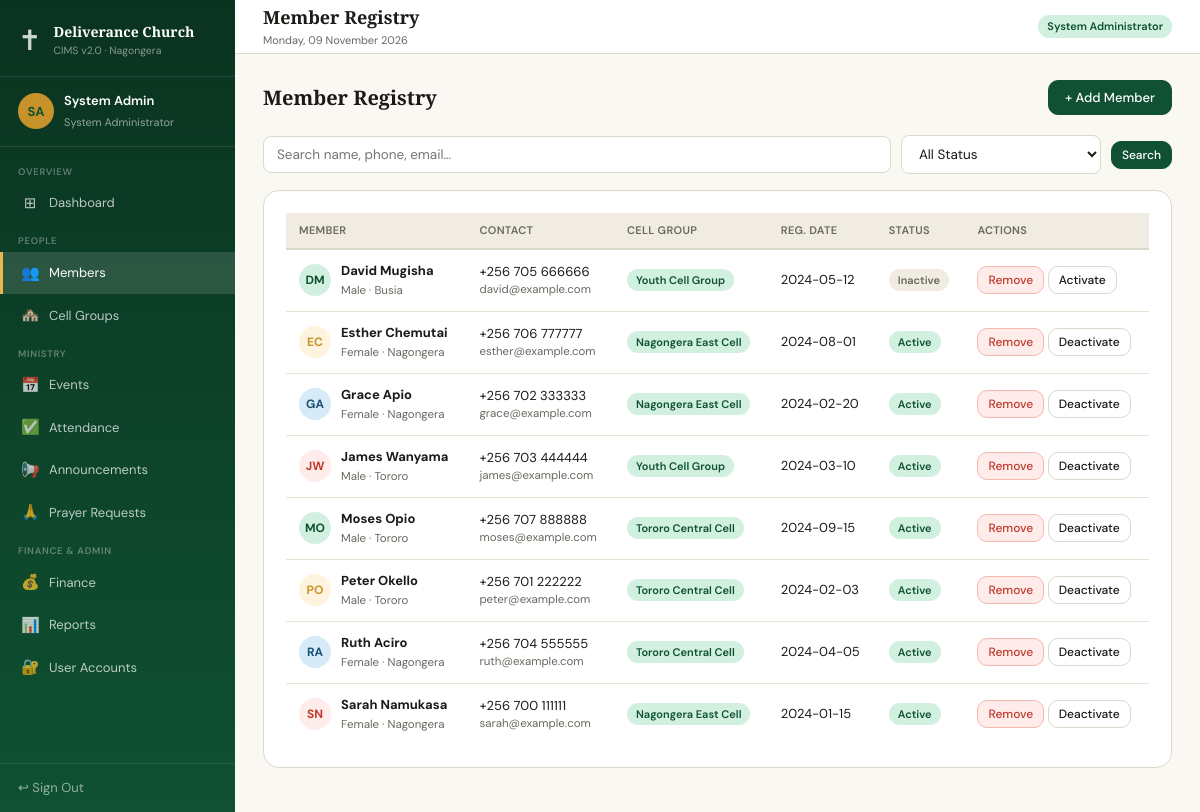
Page /pages/members.php (signed in) on the committed database.
### tables this page shows
CREATE TABLE members (
    id INT AUTO_INCREMENT PRIMARY KEY,
    first_name VARCHAR(60) NOT NULL,
    last_name VARCHAR(60) NOT NULL,
    phone VARCHAR(30),
    email VARCHAR(100),
    date_of_birth DATE,
    gender ENUM('Male','Female','Other'),
    address VARCHAR(200),
    group_id INT,
    registration_date DATE NOT NULL DEFAULT (CURRENT_DATE),
    status ENUM('Active','Inactive') NOT NULL DEFAULT 'Active',
    notes TEXT,
    created_at TIMESTAMP DEFAULT CURRENT_TIMESTAMP,
    FOREIGN KEY (group_id) REFERENCES cell_groups(id) ON DELETE SET NULL
);

CREATE TABLE cell_groups (
    id INT AUTO_INCREMENT PRIMARY KEY,
    name VARCHAR(100) NOT NULL,
    leader_id INT,
    meeting_day VARCHAR(20),
    meeting_location VARCHAR(150),
    created_at TIMESTAMP DEFAULT CURRENT_TIMESTAMP
);

### includes/auth.php (called while the page is built, shortened)
<?php
function isLoggedIn(): bool {
    return isset($_SESSION['user_id']);
}
function hasRole(array $roles): bool {
    return isLoggedIn() && in_array($_SESSION['role'], $roles, true);
}

### pages/members.php (the view, shortened to what this page needs)
<?php
require_once __DIR__ . '/../config/db.php';
require_once __DIR__ . '/../includes/header.php';
$search  = trim($_GET['q'] ?? '');
$status  = $_GET['status'] ?? 'all';
$where = '1=1';
$params = [];
$members = $pdo->prepare("SELECT m.*, cg.name AS group_name FROM members m LEFT JOIN cell_groups cg ON m.group_id=cg.id WHERE $where ORDER BY m.first_name");
$members->execute($params);
$members = $members->fetchAll();
$avColors = ['av-g','av-gold','av-b','av-r'];
?>
<div class="page-header">
  <h3>Member Registry</h3>
  <button class="btn btn-primary" onclick="openModal('memberModal')">+ Add Member</button>
</div>
<form method="GET" class="search-row">
  <input type="text" name="q" class="form-control" placeholder="Search name, phone, email…" value="<?= htmlspecialchars($search) ?>">
  <select name="status" class="form-control" style="max-width:160px">
    <option value="all" <?= $status==='all'?'selected':'' ?>>All Status</option>
  </select>
  <button type="submit" class="btn btn-primary btn-sm">Search</button>
</form>
<div class="card">
  <div class="tbl-wrap">
    <table>
      <thead>
        <tr><th>Member</th><th>Contact</th><th>Cell Group</th><th>Reg. Date</th><th>Status</th>
        <?php if(hasRole(['System Administrator'])): ?><th>Actions</th><?php endif; ?></tr>
      </thead>
      <tbody>
        <?php foreach ($members as $i => $m): ?>
          <tr>
            <td>
              <div class="member-cell">
                <div class="av <?= $avColors[$i%4] ?>"><?= strtoupper(substr($m['first_name'],0,1).substr($m['last_name'],0,1)) ?></div>
                <div class="member-info">
                  <strong><?= htmlspecialchars($m['first_name'].' '.$m['last_name']) ?></strong>
                  <span><?= htmlspecialchars($m['gender']??'') ?> · <?= htmlspecialchars($m['address']??'') ?></span>
                </div>
              </div>
            </td>
            <td>
              <div><?= htmlspecialchars($m['phone']??'—') ?></div>
              <div style="font-size:11.5px;color:var(--ink-lt)"><?= htmlspecialchars($m['email']??'—') ?></div>
            </td>
            <td><span class="badge b-green"><?= htmlspecialchars($m['group_name']??'—') ?></span></td>
            <td><?= htmlspecialchars($m['registration_date']) ?></td>
            <td><span class="badge <?= $m['status']==='Active'?'b-green':'b-gray' ?>"><?= $m['status'] ?></span></td>
            <?php if(hasRole(['System Administrator'])): ?>
              <td>
                <form method="POST" style="display:inline" onsubmit="return confirmDelete(this)">
                  <button type="submit" class="btn btn-sm btn-danger">Remove</button>
                </form>
                <form method="POST" style="display:inline">
                  <button type="submit" class="btn btn-sm"><?= $m['status']==='Active'?'Deactivate':'Activate' ?></button>
                </form>
              </td>
            <?php endif; ?>
          </tr>
        <?php endforeach; ?>
      </tbody>
    </table>
  </div>
</div>
<?php require_once __DIR__ . '/../includes/footer.php'; ?>

### assets/css/style.css (style rules this page uses)
*, *::before, *::after { margin: 0; padding: 0; box-sizing: border-box; }
:root { --forest: #0F5132; --forest-md: #1a7a4a; --forest-lt: #d1f0e0; --gold: #c8922a; --gold-lt: #fef3dc; --gold-md: #e8b84b; --cream: #faf8f3; --sand: #f0ece2; --parchment: #e8e2d5; --ink: #1c1a17; --ink-md: #3d3a35; --ink-lt: #6b6760; --white: #ffffff; --border: #ddd8cc; --red: #c0392b; --red-lt: #fdecea; --blue: #1a5276; --blue-lt: #d6eaf8; --purple: #5b21b6; --purple-lt: #ede9fe; --radius: 10px; --radius-lg: 16px; --shadow: 0 2px 8px rgba(0,0,0,.08); --shadow-md: 0 4px 16px rgba(0,0,0,.12); }
body { font-family: 'DM Sans', sans-serif; background: var(--cream); color: var(--ink); font-size: 14px; line-height: 1.5; }
.card { background: var(--white); border: 1px solid var(--border); border-radius: var(--radius-lg); padding: 22px; margin-bottom: 18px; }
.tbl-wrap { overflow-x: auto; }
table { width: 100%; border-collapse: collapse; font-size: 13px; }
th { text-align: left; padding: 9px 13px; font-weight: 600; color: var(--ink-lt); border-bottom: 2px solid var(--border); font-size: 11px; text-transform: uppercase; letter-spacing: .3px; background: var(--sand); }
td { padding: 11px 13px; border-bottom: 1px solid var(--parchment); vertical-align: middle; }
tr:last-child td { border-bottom: none; }
.badge { display: inline-block; padding: 3px 9px; border-radius: 20px; font-size: 11px; font-weight: 600; }
.b-green { background: var(--forest-lt); color: var(--forest); }
.b-gray { background: var(--sand); color: var(--ink-lt); }
.btn { display: inline-flex; align-items: center; gap: 6px; padding: 8px 16px; border-radius: var(--radius); border: 1.5px solid var(--border); background: var(--white); cursor: pointer; font-size: 13px; font-weight: 500; color: var(--ink); font-family: 'DM Sans', sans-serif; text-decoration: none; transition: all .15s; }
.btn-primary { background: var(--forest); border-color: var(--forest); color: #fff; }
.btn-danger { background: var(--red-lt); border-color: #f5b7b1; color: var(--red); }
.btn-sm { padding: 5px 10px; font-size: 12px; }
.form-control { width: 100%; padding: 9px 13px; border: 1.5px solid var(--border); border-radius: 8px; font-size: 13.5px; font-family: 'DM Sans', sans-serif; background: var(--white); color: var(--ink); outline: none; transition: border-color .2s; }
.page-header { display: flex; align-items: center; justify-content: space-between; margin-bottom: 20px; }
.page-header h3 { font-family: 'Playfair Display', serif; font-size: 20px; font-weight: 600; }
.search-row { display: flex; align-items: center; gap: 10px; margin-bottom: 16px; flex-wrap: wrap; }
.search-row .form-control { flex: 1; min-width: 200px; }
.av { width: 32px; height: 32px; border-radius: 50%; display: inline-flex; align-items: center; justify-content: center; font-size: 12px; font-weight: 700; flex-shrink: 0; }
.av-g { background: var(--forest-lt); color: var(--forest); }
.av-gold { background: var(--gold-lt); color: var(--gold); }
.av-b { background: var(--blue-lt); color: var(--blue); }
.av-r { background: var(--red-lt); color: var(--red); }
.member-cell { display: flex; align-items: center; gap: 10px; }
.member-info strong { display: block; font-size: 13px; }
.member-info span { font-size: 11.5px; color: var(--ink-lt); }

### rows in the picture
members: first_name+last_name "DM", first_name+last_name "David Mugisha", gender "Male", address "Busia", phone "+256 705 666666", email "david@example.com", group.name "Youth Cell Group", registration_date "2024-05-12", status "Inactive", shows "Activate"
members: first_name+last_name "EC", first_name+last_name "Esther Chemutai", gender "Female", address "Nagongera", phone "+256 706 777777", email "esther@example.com", group.name "Nagongera East Cell", registration_date "2024-08-01", status "Active", shows "Deactivate"
members: first_name+last_name "GA", first_name+last_name "Grace Apio", gender "Female", address "Nagongera", phone "+256 702 333333", email "grace@example.com", group.name "Nagongera East Cell", registration_date "2024-02-20", status "Active", shows "Deactivate"
members: first_name+last_name "JW", first_name+last_name "James Wanyama", gender "Male", address "Tororo", phone "+256 703 444444", email "james@example.com", group.name "Youth Cell Group", registration_date "2024-03-10", status "Active", shows "Deactivate"
members: first_name+last_name "MO", first_name+last_name "Moses Opio", gender "Male", address "Tororo", phone "+256 707 888888", email "moses@example.com", group.name "Tororo Central Cell", registration_date "2024-09-15", status "Active", shows "Deactivate"
members: first_name+last_name "PO", first_name+last_name "Peter Okello", gender "Male", address "Tororo", phone "+256 701 222222", email "peter@example.com", group.name "Tororo Central Cell", registration_date "2024-02-03", status "Active", shows "Deactivate"
members: first_name+last_name "RA", first_name+last_name "Ruth Aciro", gender "Female", address "Nagongera", phone "+256 704 555555", email "ruth@example.com", group.name "Tororo Central Cell", registration_date "2024-04-05", status "Active", shows "Deactivate"
members: first_name+last_name "SN", first_name+last_name "Sarah Namukasa", gender "Female", address "Nagongera", phone "+256 700 111111", email "sarah@example.com", group.name "Nagongera East Cell", registration_date "2024-01-15", status "Active", shows "Deactivate"

### other values in the picture
$initials "SA"
$user['name'] "System Admin"
$user['role'] "System Administrator"
$item['section'] "OVERVIEW"
$item['icon'] "⊞"
$item['label'] "Dashboard"
$item['section'] "PEOPLE"
$item['icon'] "👥"
$item['label'] "Members"
$item['icon'] "🏘️"
$item['label'] "Cell Groups"
$item['section'] "MINISTRY"
$item['icon'] "📅"
$item['label'] "Events"
$item['icon'] "✅"
